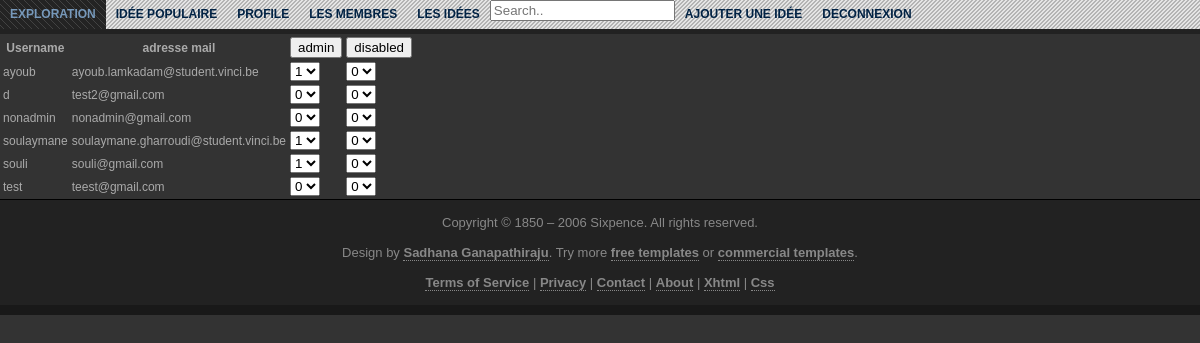
/index.php?action=admin_members (signed in), run on the app's committed database.
### tables this page shows
CREATE TABLE IF NOT EXISTS `members` (
  `member_id` int(11) NOT NULL AUTO_INCREMENT,
  `username` varchar(25) NOT NULL,
  `password` char(60) NOT NULL,
  `mail` varchar(250) NOT NULL,
  `admin` tinyint(1) NOT NULL,
  `disabled` tinyint(1) NOT NULL,
  PRIMARY KEY (`member_id`),
  UNIQUE KEY `username` (`username`),
  UNIQUE KEY `mail` (`mail`)
);

### index.php (called while the page is built, shortened)
<?php
	$db=Db::getInstance();
	require_once(VIEWS_PATH.'header.php');
	if(isset($_GET['action'])){
        switch ($_GET['action']) {
            case 'admin_members':
                require_once ('controllers/AdminMembersControllers.php');
                $controller = new AdminMembersControllers($db);
                break;
        }
    } else{
        require_once('controllers/LoginController.php');
        $controller = new LoginController($db);
        $_SESSION=array();
    }
    $controller->run();
	include(VIEWS_PATH.'footer.php');

### controllers/AdminMembersControllers.php (called while the page is built, shortened)
<?php
class   AdminMembersControllers{
    private $_db;
    public function __construct($db){
        $this->_db = $db;
    }
    public function run(){
        $membersTable = $this->_db->selectMembers();
        require_once(VIEWS_PATH . 'admin_members.php');
    }
}
?>

### models/Db.class.php (called while the page is built, shortened)
<?php
class Db
{
    private $_db;
    private function __construct()
    {
        try {
            $this->_db = new PDO('mysql:host=localhost;port=3306;dbname=webproject;charset=utf8','root','');
            $this->_db->setAttribute(PDO::ATTR_ERRMODE,PDO::ERRMODE_EXCEPTION);
			$this->_db->setAttribute(PDO::ATTR_DEFAULT_FETCH_MODE,PDO::FETCH_OBJ);
        }
		catch (PDOException $e) {
		    die('Erreur de connexion à la base de données : '.$e->getMessage());
        }
    }
    public function selectMembers(){
        $query = 'SELECT member_id,username,mail,admin,disabled FROM members ORDER BY username';
        $ps = $this->_db->prepare($query);
        $ps->execute();
        $table = array();
        while ($row = $ps->fetch()){
            $table[] = new Member($row->member_id,$row->username,$row->mail,$row->admin,$row->disabled);
        }
        return $table;
    }
}

### models/Member.class.php (called while the page is built, shortened)
<?php
Class Member{
    private $_username;
    private $_mail;
    private $_admin;
    private $_disabled;
    public function __construct($id,$username,$mail,$admin,$disabled){
        $this->_username=$username;
        $this->_mail=$mail;
        $this->_admin=$admin;
        $this->_disabled=$disabled;
    }
    public function html_username(){
        return htmlspecialchars($this->_username);
    }
    public function html_mail(){
        return htmlspecialchars($this->_mail);
    }
    public function html_admin(){
        return htmlspecialchars($this->_admin);
    }
    public function html_disabled(){
        return htmlspecialchars($this->_disabled);
    }
}

### views/admin_members.php (the view, shortened to what this page needs)
<form action="index.php?action=admin_members" method="post">
    <table id="tableMembers">
        <thead>
        <tr>
            <th>Username</th>
            <th>adresse mail</th>
            <th><input type="submit" name="admin" value="admin"></th>
            <th><input type="submit" name="disabled" value="disabled"></th>
        </tr>
        </thead>
        <tbody>
        <?php foreach ($membersTable as $i => $member){?>
                <tr>
                    <td><?php echo $member->html_username()?></td>
                    <td><?php echo $member->html_mail()?></td>
                    <?php if($member->html_admin()==1){?>
                    <td><select name="permissions[<?php echo $i ?>][admin_select]">
                            <option value="1">1</option>
                        </select></td>
                    <?php }else{?>
                        <td><select name="permissions[<?php echo $i ?>][admin_select]">
                                <option value="0">0</option>
                            </select></td>
                    <?php }
                    if($member->html_disabled()==1){?>
                    <td><select name="permissions[<?php echo $i ?>][disabled_select]">
                            <option value="1">1</option>
                            <option value="0">0</option>
                        </select></td>
                    <?php }else{?>
                        <td><select name="permissions[<?php echo $i ?>][disabled_select]">
                                <option value="0">0</option>
                            </select></td>
                    <?php }?>
                </tr>
            <?php }?>
        </tbody>
    </table>
</form>

### views/header.php (shortened to what this page needs)
<!DOCTYPE html PUBLIC "-//W3C//DTD XHTML 1.0 Strict//EN" "http://www.w3.org/TR/xhtml1/DTD/xhtml1-strict.dtd">
<html xmlns="http://www.w3.org/1999/xhtml" xml:lang="en" lang="en">
<head>
    <link rel="stylesheet" type="text/css" media="screen" href="../web_1_project/views/style/screen.css" />
</head>
    <body>
    <header>
        <div id="navigation">
            <ul>
                <li id="home"><a href="index.php?action=home">Exploration</a></li>
                <li id="ideas"><a href="index.php?action=ideas">Idée Populaire</a></li>
                <li id="profile"><a href="index.php?action=profile">Profile</a></li>
                <?php if(isset($_SESSION['admin']) && $_SESSION['admin']){ ?>
                <li id="admin_members"><a href="index.php?action=admin_members">Les membres</a> </li>
                <li id="admin_ideas"><a href="index.php?action=admin_ideas">Les idées</a></li>
                <?php } ?>
                <li id="search_bar"><input type="text" placeholder="Search.." name="search_bar"></li>
                <li id="add_idea"><a href="index.php?action=add_idea">Ajouter une idée</a></li>
                <li><a href="index.php?action=logout">Deconnexion</a> </li>
            </ul>
        </div>
    </header>

### views/footer.php
	</body>
    <footer>
        <div id="footer">
            <p>Copyright &copy; 1850 &ndash; 2006 Sixpence. All rights reserved. </p>
            <p> Design by <a href="http://www.nikhedonia.com/" title="SimplyGold">Sadhana Ganapathiraju</a>.
                Try more <a href="http://www.nikhedonia.com/showcase/category/free_templates/">free templates</a> or <a href="http://www.nikhedonia.com/showcase/category/commercial_templates/">commercial templates</a>. </p>
            <p> <a href="#">Terms of Service</a> | <a href="#">Privacy</a> | <a href="#">Contact</a> | <a href="#">About</a> | <a href="http://validator.w3.org/check/referer" title="Valid XHTML 1.0 Strict">Xhtml</a> | <a href="http://jigsaw.w3.org/css-validator/check/referer?warning=no&amp;profile=css2" title="Valid CSS 2.0 Strict">Css</a> </p>
        </div>
    </footer>
</html>

### views/style/screen.css (style rules this page uses)
html { margin: 0; padding: 0; color: #aaaaaa; background-color: #333333; font: normal 12px "Trebuchet MS", "Lucida Grande", Verdana, Georgia, Sans-Serif; }
a:link { text-decoration: none; color: #7799bb; }
ul, ol, dl, blockquote, pre { color: #999999; margin: 10px 35px; padding: 10px 30px; line-height: 1.6em; border: 1px solid #1a1a1a; border-top: 10px solid #151515; background: #404040 url(../web_1_project/views/images/navigation_hover.gif) top left repeat; }
p { margin: 0; }
ul { list-style-type: square; }
body { margin: 0; float: left; width: 100%; }
#navigation { float: left; width: 100%; clear: both; color: #333333; border-bottom: 5px solid #222222; background: #eeeeee url(../web_1_project/views/images/navigation_bg.gif) top left repeat; }
#footer { clear: both; float: left; width: 100%; color: #888888; text-align: center; background-color: #222222; border-top: 1px solid #000000; border-bottom: 10px solid #191919; }
#navigation ul { float: left; list-style-type: none; margin: 0; padding: 0; background: none; border-width: 0; }
#navigation li { float: left; }
#navigation a { float: left; display: block; padding: 5px 10px; }
#navigation a:link, #navigation a:visited { color: #002244; font-weight: bold; text-transform: uppercase; }
#footer p { margin: 15px 0; }
#footer a:link { color: #888888; font-weight: bold; border-bottom: 1px dotted #888888; }
#register_link,p { text-transform: none; font-size: small; transition: 0.5s; }

### data on the page
members: username "ayoub", mail "ayoub.lamkadam@student.vinci.be"
members: username "d", mail "test2@gmail.com"
members: username "nonadmin", mail "nonadmin@gmail.com"
members: username "soulaymane", mail "soulaymane.gharroudi@student.vinci.be"
members: username "souli", mail "souli@gmail.com"
members: username "test", mail "teest@gmail.com"
